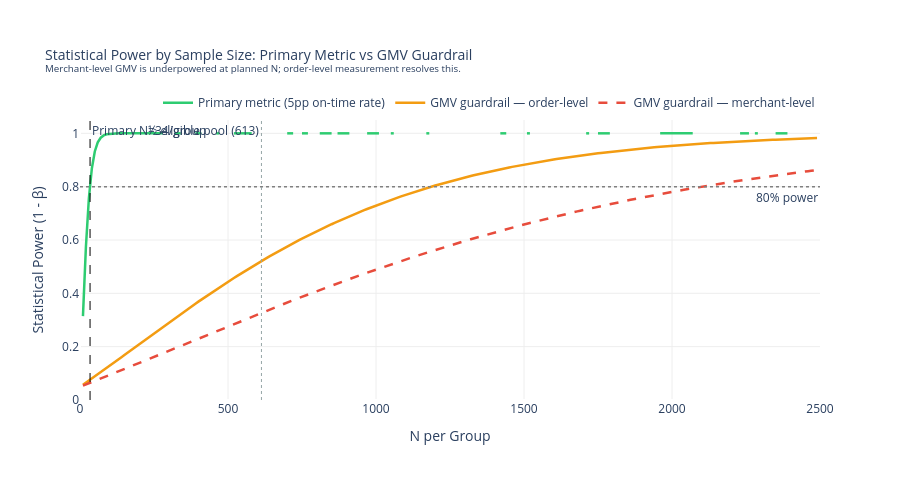

Notebook cell for this chart:
### Code cell
# Visualise: guardrail power comparison
n_vals = np.arange(10, 2500, 10)

pwr_gmv_merchant = [
    analysis.solve_power(effect_size=ES_GMV_MERCHANT, nobs1=n, alpha=ALPHA, alternative='two-sided')
    for n in n_vals
]
pwr_gmv_order = [
    analysis.solve_power(effect_size=ES_GMV_ORDER, nobs1=n, alpha=ALPHA, alternative='two-sided')
    for n in n_vals
]
pwr_primary = [
    analysis.solve_power(effect_size=EFFECT_SIZE_PRIMARY, nobs1=n, alpha=ALPHA, alternative='two-sided')
    for n in n_vals
]

fig_guard = go.Figure()

fig_guard.add_trace(go.Scatter(
    x=n_vals, y=pwr_primary,
    mode='lines', name='Primary metric (5pp on-time rate)',
    line=dict(color='#2ecc71', width=2.5),
    hovertemplate='N/group: %{x}<br>Power: %{y:.3f}<extra></extra>'
))
fig_guard.add_trace(go.Scatter(
    x=n_vals, y=pwr_gmv_order,
    mode='lines', name='GMV guardrail (order-level)',
    line=dict(color='#f39c12', width=2.5),
    hovertemplate='N/group: %{x}<br>Power: %{y:.3f}<extra></extra>'
))
fig_guard.add_trace(go.Scatter(
    x=n_vals, y=pwr_gmv_merchant,
    mode='lines', name='GMV guardrail (merchant-level)',
    line=dict(color='#e74c3c', width=2.5, dash='dash'),
    hovertemplate='N/group: %{x}<br>Power: %{y:.3f}<extra></extra>'
))

# 80% power threshold
fig_guard.add_hline(y=0.80, line_dash='dot', line_color='grey', line_width=1.5,
                    annotation_text='80% power',
                    annotation_position='bottom right')

# Mark primary experiment N
fig_guard.add_vline(x=N_PER_GROUP_CEIL, line_dash='dash', line_color='black', line_width=1,
                    annotation_text=f'Primary N={N_PER_GROUP_CEIL}/group',
                    annotation_position='top right')

# Mark eligible pool size
fig_guard.add_vline(x=N_ELIGIBLE // 2, line_dash='dot', line_color='#95a5a6', line_width=1,
                    annotation_text=f'½ eligible pool ({N_ELIGIBLE//2})',
                    annotation_position='top left')

fig_guard.update_layout(
    title=dict(
        text='Statistical Power by Sample Size: Primary Metric vs GMV Guardrail<br>'
             '<sup>Merchant-level GMV is underpowered at planned N; order-level measurement resolves this.</sup>',
        font_size=14
    ),
    xaxis_title='N per Group',
    yaxis_title='Statistical Power (1 - β)',
    yaxis_range=[0, 1.05],
    xaxis_range=[0, 2500],
    plot_bgcolor='white', paper_bgcolor='white',
    xaxis=dict(gridcolor='#eee'),
    yaxis=dict(gridcolor='#eee'),
    legend=dict(orientation='h', yanchor='bottom', y=1.01, xanchor='right', x=1),
    height=480, margin=dict(t=120)
)

fig_guard.show()
print(f'Takeaway: At N={N_PER_GROUP_CEIL}/group (primary design), power for the merchant-level GMV guardrail '
      f'is only {power_gmv_at_primary*100:.1f}% (close to random). '
      f'Switching to order-level GMV measurement raises power to {power_gmv_order_at_primary_obs*100:.1f}% '
      f'within the same 4-week window.')

### Figure 1 — Plotly figure (JSON) as saved in the notebook; plotly's stock layout.template omitted (floating-point values rounded to 4 significant figures; data arrays with more than 128 entries replaced by an {"elided": "..."} marker saying what was removed)
{"data": [{"hovertemplate": "N/group: %{x}<br>Power: %{y:.3f}<extra></extra>", "line": {"color": "#2ecc71", "width": 2.5}, "mode": "lines", "name": "Primary metric (5pp on-time rate)", "type": "scatter", "x": {"elided": "249 int values"}, "y": {"elided": "249 float values"}}, {"hovertemplate": "N/group: %{x}<br>Power: %{y:.3f}<extra></extra>", "line": {"color": "#f39c12", "width": 2.5}, "mode": "lines", "name": "GMV guardrail — order-level", "type": "scatter", "x": {"elided": "249 int values"}, "y": {"elided": "249 float values"}}, {"hovertemplate": "N/group: %{x}<br>Power: %{y:.3f}<extra></extra>", "line": {"color": "#e74c3c", "dash": "dash", "width": 2.5}, "mode": "lines", "name": "GMV guardrail — merchant-level", "type": "scatter", "x": {"elided": "249 int values"}, "y": {"elided": "249 float values"}}], "layout": {"annotations": [{"showarrow": false, "text": "80% power", "x": 1, "xanchor": "right", "xref": "x domain", "y": 0.8, "yanchor": "top", "yref": "y"}, {"showarrow": false, "text": "Primary N=34/group", "x": 34, "xanchor": "left", "xref": "x", "y": 1, "yanchor": "top", "yref": "y domain"}, {"showarrow": false, "text": "½ eligible pool (613)", "x": 613, "xanchor": "right", "xref": "x", "y": 1, "yanchor": "top", "yref": "y domain"}], "height": 480, "legend": {"orientation": "h", "x": 1, "xanchor": "right", "y": 1.01, "yanchor": "bottom"}, "margin": {"t": 120}, "paper_bgcolor": "white", "plot_bgcolor": "white", "shapes": [{"line": {"color": "grey", "dash": "dot", "width": 1.5}, "type": "line", "x0": 0, "x1": 1, "xref": "x domain", "y0": 0.8, "y1": 0.8, "yref": "y"}, {"line": {"color": "black", "dash": "dash", "width": 1}, "type": "line", "x0": 34, "x1": 34, "xref": "x", "y0": 0, "y1": 1, "yref": "y domain"}, {"line": {"color": "#95a5a6", "dash": "dot", "width": 1}, "type": "line", "x0": 613, "x1": 613, "xref": "x", "y0": 0, "y1": 1, "yref": "y domain"}], "title": {"font": {"size": 14}, "text": "Statistical Power by Sample Size: Primary Metric vs GMV Guardrail<br><sup>Merchant-level GMV is underpowered at planned N; order-level measurement resolves this.</sup>"}, "xaxis": {"gridcolor": "#eee", "range": [0, 2500], "title": {"text": "N per Group"}}, "yaxis": {"gridcolor": "#eee", "range": [0, 1.05], "title": {"text": "Statistical Power (1 - β)"}}}}
